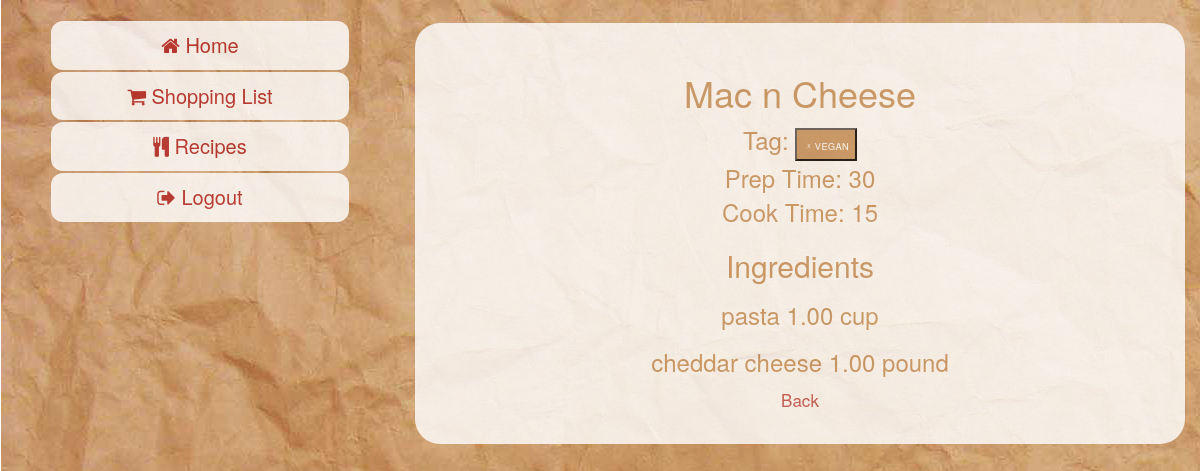
The page /home/recipes/102/ (signed in) on the database its author committed.
### homepage/models.py (models this page shows, shortened)
class Recipe(models.Model):
	user = models.ForeignKey(User, on_delete=models.CASCADE, blank=True, null=True)
	recipe_name = models.CharField(max_length=200)
	recipe_tag = models.CharField(max_length=200)
	prep_time = models.IntegerField(default=0)
	cook_time = models.IntegerField(default=0)
	recipe_amount = models.IntegerField(default=0)

class Ingredient(models.Model):
	recipe = models.ForeignKey(Recipe, on_delete=models.CASCADE, blank = True, null = True)
	ingredient_show = models.BooleanField(default=True)
	ingredient_name = models.CharField(max_length=200, null = True)
	ingredient_quantity = models.DecimalField(max_digits=5, decimal_places=2, default = '0.0', null = True)
	quantity_type = models.CharField(max_length=200, null = True)

### homepage/views.py (the view)
# urls.py: url(r'^recipes/form/add_ingredient/(?P<recipe_id>[0-9]+)/$', views.add_ingredient, name='add_ingredient'),
def recipes(request, recipe_id):
	recipe = get_object_or_404(Recipe, pk=recipe_id)
	return render(request, 'homepage/recipe_details.html', {'recipe': recipe})

### homepage/templates/homepage/recipe_details.html (shortened to what this page needs)
{% extends './base.html' %}
	{% block content %}
			<h1>{{ recipe.recipe_name }}</h1>
			<font size = 5>
			Tag: <button class="tags">{{ recipe.recipe_tag }}</button> <br />
			Prep Time: {{ recipe.prep_time }} <br />
			Cook Time: {{ recipe.cook_time }} <br />
			</font>
			<h2>Ingredients</h2>
			{% for ingredient in recipe.ingredient_set.all %}
			<h3 class="ingredientsList">{{ ingredient.ingredient_name }}
				<span class="measurements">{{ ingredient.ingredient_quantity }} {{ ingredient.quantity_type }}</span>
			</h3>
		{% endfor %}
		<small><a href="{%url 'recipes_view' %}">Back</a></small>
	{% endblock %}

### homepage/static/homepage/style.css (style rules this page uses)
a { border-radius: 12px; color: firebrick; background-color: white; opacity: 0.8; }
body { font-size: 2em; background-image: url("images/paper-bag.jpg"); background-repeat: repeat-y; background-color: white; color: white; text-align: center; bottom: 0%; overflow-y:scroll; overflow-x:hidden; }
.ingredientsList { text-transform: lowercase; }
.tags { text-transform: lowercase; color: white; padding: 6px; font-size: 0.5em; display: inline-block; background-color: #C79562; font-variant: all-petite-caps; }
.tags::before { content: '\0078'; font-size: 0.5em; padding: 4px; vertical-align: middle; }

### rows shown on the page
Recipe: recipe_name "Mac n Cheese", recipe_tag "vegan", prep_time "30", cook_time "15"
Ingredient: ingredient_name "pasta", ingredient_quantity "1.00", quantity_type "cup"
Ingredient: ingredient_name "cheddar cheese", ingredient_quantity "1.00", quantity_type "pound"
